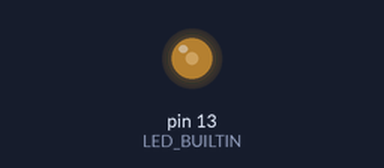
The sketch below on a simulated Arduino Uno, built with avr-gcc and run on an emulated ATmega328P. Shown: output pins drawn as LEDs (lit = HIGH).

Above: at 4.68 s.
At 5.08 s:
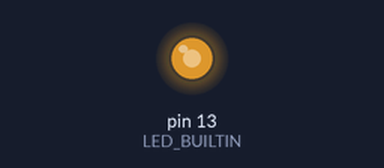
At 14.75 s:
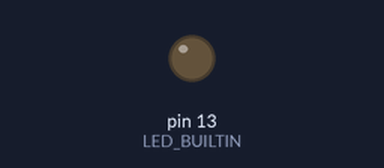
At 23.7 s:
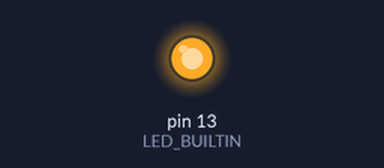
Timing chart, 0 to 40.0 s (numbered marks = the images above):
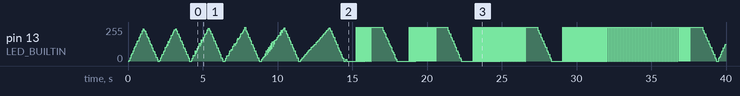

The sketch:

Lab1_Part_4.ino
```cpp
void setup() {
  // put your setup code here, to run once:
  pinMode(LED_BUILTIN, OUTPUT);
}

void dimmer(int freq, int duty) {
  int period, onTime, offTime;
  int Hz=100;
  period = 1000/freq;     //delay is in ms
  onTime = period * duty/Hz;
  offTime = period - onTime;
  digitalWrite(LED_BUILTIN, HIGH);
  delay(onTime);
  digitalWrite(LED_BUILTIN, LOW);
  delay(offTime);
  Hz = Hz - 10;
  }

void loop() {
  // put your main code here, to run repeatedly:
  int i=0;
  int j=100;
  while (j>0){
    for (i=1; i<=100; i++) {
        dimmer(j, i);
      }
    for (;i>=0;i--) {
        dimmer(100, i);
      }
    j = j-10;
   }
}
```
